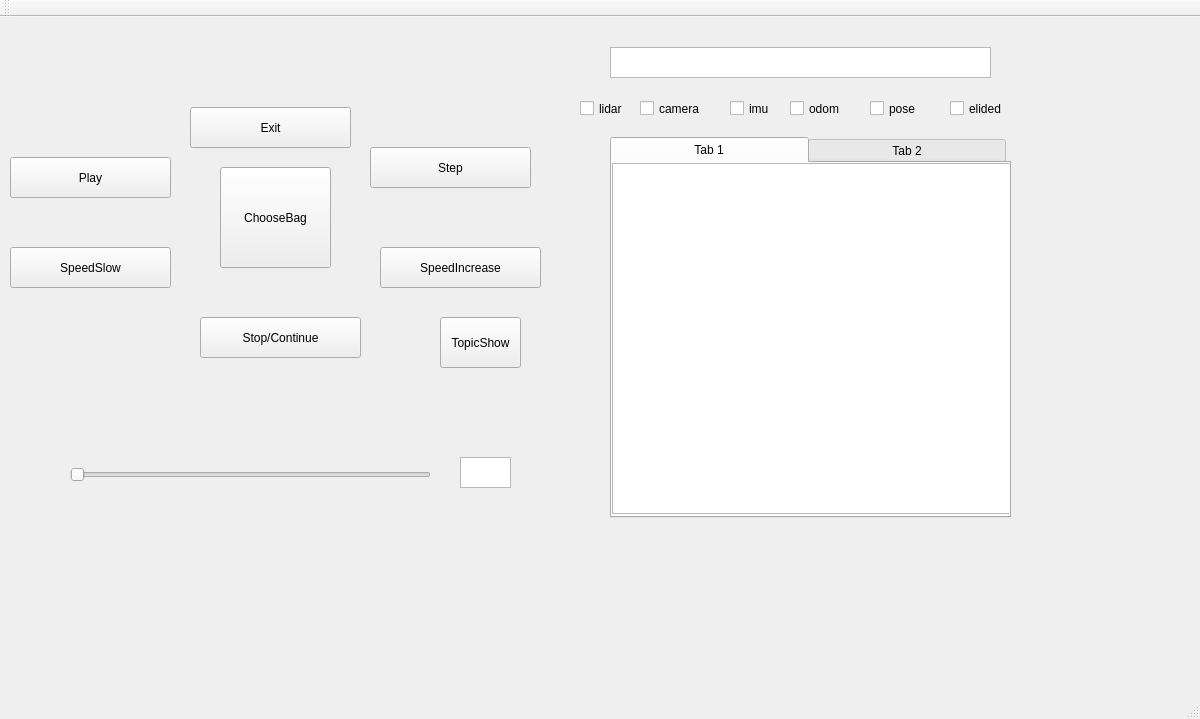
<?xml version="1.0" encoding="UTF-8"?>
<ui version="4.0">
 <class>MainWindow</class>
 <widget class="QMainWindow" name="MainWindow">
  <property name="geometry">
   <rect>
    <x>0</x>
    <y>0</y>
    <width>1200</width>
    <height>719</height>
   </rect>
  </property>
  <property name="windowTitle">
   <string>MainWindow</string>
  </property>
  <widget class="QWidget" name="centralWidget">
   <widget class="QPushButton" name="pushButton">
    <property name="geometry">
     <rect>
      <x>220</x>
      <y>150</y>
      <width>111</width>
      <height>101</height>
     </rect>
    </property>
    <property name="text">
     <string>ChooseBag</string>
    </property>
   </widget>
   <widget class="QPushButton" name="PlayButton">
    <property name="geometry">
     <rect>
      <x>10</x>
      <y>140</y>
      <width>161</width>
      <height>41</height>
     </rect>
    </property>
    <property name="text">
     <string>Play</string>
    </property>
    <property name="default">
     <bool>false</bool>
    </property>
   </widget>
   <widget class="QPushButton" name="SpeedSlowButton">
    <property name="geometry">
     <rect>
      <x>10</x>
      <y>230</y>
      <width>161</width>
      <height>41</height>
     </rect>
    </property>
    <property name="text">
     <string>SpeedSlow</string>
    </property>
    <property name="default">
     <bool>false</bool>
    </property>
   </widget>
   <widget class="QPushButton" name="StepButton">
    <property name="geometry">
     <rect>
      <x>370</x>
      <y>130</y>
      <width>161</width>
      <height>41</height>
     </rect>
    </property>
    <property name="text">
     <string>Step</string>
    </property>
   </widget>
   <widget class="QPushButton" name="SpeedIncreaseButton">
    <property name="geometry">
     <rect>
      <x>380</x>
      <y>230</y>
      <width>161</width>
      <height>41</height>
     </rect>
    </property>
    <property name="text">
     <string>SpeedIncrease</string>
    </property>
   </widget>
   <widget class="QPushButton" name="StopButton">
    <property name="geometry">
     <rect>
      <x>200</x>
      <y>300</y>
      <width>161</width>
      <height>41</height>
     </rect>
    </property>
    <property name="text">
     <string>Stop/Continue</string>
    </property>
   </widget>
   <widget class="QPushButton" name="ExitButton">
    <property name="geometry">
     <rect>
      <x>190</x>
      <y>90</y>
      <width>161</width>
      <height>41</height>
     </rect>
    </property>
    <property name="text">
     <string>Exit</string>
    </property>
   </widget>
   <widget class="QTextBrowser" name="SensorBrowser">
    <property name="geometry">
     <rect>
      <x>610</x>
      <y>30</y>
      <width>381</width>
      <height>31</height>
     </rect>
    </property>
   </widget>
   <widget class="QPushButton" name="TopicShowButton">
    <property name="enabled">
     <bool>true</bool>
    </property>
    <property name="geometry">
     <rect>
      <x>440</x>
      <y>300</y>
      <width>81</width>
      <height>51</height>
     </rect>
    </property>
    <property name="text">
     <string>TopicShow</string>
    </property>
   </widget>
   <widget class="QSlider" name="horizontalSlider">
    <property name="geometry">
     <rect>
      <x>70</x>
      <y>450</y>
      <width>361</width>
      <height>16</height>
     </rect>
    </property>
    <property name="orientation">
     <enum>Qt::Horizontal</enum>
    </property>
   </widget>
   <widget class="QTabWidget" name="tabWidget">
    <property name="geometry">
     <rect>
      <x>610</x>
      <y>120</y>
      <width>401</width>
      <height>381</height>
     </rect>
    </property>
    <property name="styleSheet">
     <string notr="true">QTabBar::tab{width:198}</string>
    </property>
    <property name="currentIndex">
     <number>0</number>
    </property>
    <widget class="QWidget" name="tab1">
     <attribute name="title">
      <string>Tab 1</string>
     </attribute>
     <widget class="QTextBrowser" name="textBrowser">
      <property name="geometry">
       <rect>
        <x>0</x>
        <y>0</y>
        <width>401</width>
        <height>351</height>
       </rect>
      </property>
     </widget>
    </widget>
    <widget class="QWidget" name="tab2">
     <attribute name="title">
      <string>Tab 2</string>
     </attribute>
     <widget class="QTextBrowser" name="textBrowser_3">
      <property name="geometry">
       <rect>
        <x>-5</x>
        <y>1</y>
        <width>401</width>
        <height>351</height>
       </rect>
      </property>
     </widget>
    </widget>
   </widget>
   <widget class="QTextBrowser" name="textBrowser_2">
    <property name="geometry">
     <rect>
      <x>460</x>
      <y>440</y>
      <width>51</width>
      <height>31</height>
     </rect>
    </property>
   </widget>
   <widget class="QCheckBox" name="lidarBox">
    <property name="geometry">
     <rect>
      <x>580</x>
      <y>80</y>
      <width>92</width>
      <height>23</height>
     </rect>
    </property>
    <property name="text">
     <string>lidar</string>
    </property>
   </widget>
   <widget class="QCheckBox" name="camera2">
    <property name="geometry">
     <rect>
      <x>640</x>
      <y>80</y>
      <width>92</width>
      <height>23</height>
     </rect>
    </property>
    <property name="styleSheet">
     <string notr="true">&lt;input type=&quot;camera2&quot;  onclick=&quot;return false;&quot; /&gt;

</string>
    </property>
    <property name="text">
     <string>camera</string>
    </property>
   </widget>
   <widget class="QCheckBox" name="imu3">
    <property name="geometry">
     <rect>
      <x>730</x>
      <y>80</y>
      <width>92</width>
      <height>23</height>
     </rect>
    </property>
    <property name="text">
     <string>imu</string>
    </property>
   </widget>
   <widget class="QCheckBox" name="odom4">
    <property name="geometry">
     <rect>
      <x>790</x>
      <y>80</y>
      <width>92</width>
      <height>23</height>
     </rect>
    </property>
    <property name="text">
     <string>odom</string>
    </property>
   </widget>
   <widget class="QCheckBox" name="pose5">
    <property name="geometry">
     <rect>
      <x>870</x>
      <y>80</y>
      <width>92</width>
      <height>23</height>
     </rect>
    </property>
    <property name="text">
     <string>pose</string>
    </property>
   </widget>
   <widget class="QCheckBox" name="checkBox">
    <property name="geometry">
     <rect>
      <x>950</x>
      <y>80</y>
      <width>92</width>
      <height>23</height>
     </rect>
    </property>
    <property name="text">
     <string>elided</string>
    </property>
   </widget>
  </widget>
  <widget class="QMenuBar" name="menuBar">
   <property name="geometry">
    <rect>
     <x>0</x>
     <y>0</y>
     <width>1200</width>
     <height>28</height>
    </rect>
   </property>
  </widget>
  <widget class="QToolBar" name="mainToolBar">
   <attribute name="toolBarArea">
    <enum>TopToolBarArea</enum>
   </attribute>
   <attribute name="toolBarBreak">
    <bool>false</bool>
   </attribute>
  </widget>
  <widget class="QStatusBar" name="statusBar"/>
 </widget>
 <layoutdefault spacing="6" margin="11"/>
 <resources/>
 <connections/>
</ui>
